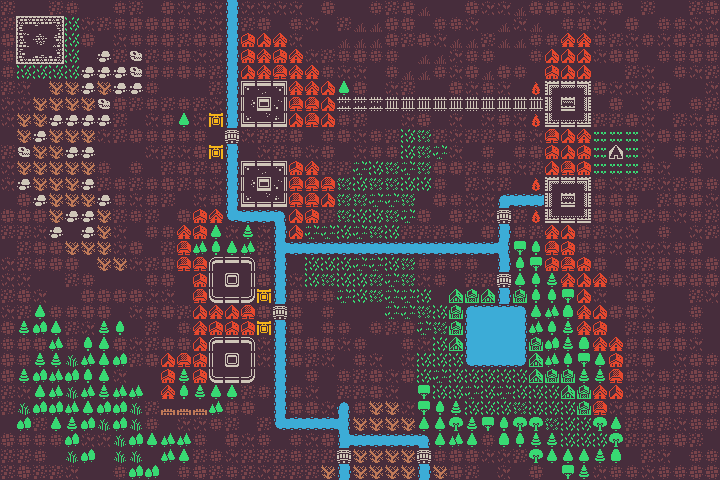

Below is a game level as drawn by its tile map, then a one-line description and the .tmx file that defines it, in full:
An orthogonal 45x30 tile map with 16x16 px tiles, 1 tile layer (worldMap).

<map version="1.2" tiledversion="1.3.4" orientation="orthogonal" renderorder="right-down" width="45" height="30" tilewidth="16" tileheight="16" infinite="0" nextlayerid="2" nextobjectid="1">
 <editorsettings>
  <export target="tilemap01.json" format="json" />
 </editorsettings>
 <tileset firstgid="1" name="kenney_colored_packed" tilewidth="16" tileheight="16" tilecount="1056" columns="48">
  <image source="colored_packed.png" width="768" height="352" />
 </tileset>
 <layer id="1" name="worldMap" width="45" height="30">
  <data encoding="csv">
3,1,1,3,4,1,1,4,3,1,5,2,4,2,201,2,2,2,2,1,5,1,1,4,3,5,118,1,1,5,2,2,118,5,5,5,2,4,5,1,3,1,1,3,5,
3,19,20,21,8,2,3,4,5,5,5,4,2,2,201,3,5,1,4,2,1,3,118,118,5,5,1,4,4,2,1,118,2,118,1,4,5,2,1,5,1,4,4,2,2,
5,67,68,69,8,5,1,2,4,4,5,3,5,5,201,914,913,962,2,1,1,118,118,118,5,3,5,2,118,118,3,118,118,4,4,962,962,4,3,2,4,2,5,3,5,
4,115,116,117,8,1,102,3,610,3,4,5,2,2,201,914,962,914,962,2,3,4,5,4,4,1,118,118,2,4,4,1,1,4,913,913,913,2,5,5,1,4,4,5,4,
4,8,8,8,8,102,102,102,610,5,4,5,4,3,201,913,962,961,962,962,4,2,2,1,4,118,118,4,2,5,118,5,4,1,914,913,913,1,1,3,2,1,4,2,3,
3,2,1,103,103,102,103,102,102,4,1,1,1,3,201,785,786,787,962,962,913,49,5,1,2,3,1,1,5,2,4,2,1,496,641,642,643,5,2,2,2,4,1,1,2,
2,2,103,103,103,103,610,5,3,4,3,4,3,2,201,833,834,835,961,961,913,151,151,151,150,150,150,150,150,150,150,150,150,150,689,690,691,1,5,1,2,5,1,4,3,
2,103,103,102,102,102,102,3,1,2,4,49,2,552,201,881,882,883,913,961,913,4,3,1,1,2,5,1,2,1,2,4,2,496,737,738,739,3,3,5,2,1,3,2,4,
1,103,102,103,103,103,2,3,5,4,5,4,4,1,199,2,3,3,5,1,4,5,2,4,3,8,7,3,2,3,3,5,4,2,961,913,962,302,302,302,2,5,4,4,3,
3,610,103,103,102,102,1,1,1,2,3,2,5,552,201,1,2,3,4,2,5,1,2,4,4,8,7,6,2,1,4,1,4,5,914,913,914,302,963,302,2,1,4,4,2,
2,103,103,103,103,103,4,1,4,1,3,5,3,4,201,785,786,787,914,962,3,3,6,8,7,6,7,5,5,3,4,5,2,3,913,961,914,302,302,302,4,2,1,4,1,
2,102,103,103,103,102,3,4,3,4,5,3,4,2,201,833,834,835,961,961,961,7,8,7,7,8,8,4,1,3,2,3,1,496,641,642,643,4,2,3,3,2,3,5,4,
1,5,102,103,103,103,102,4,2,4,3,1,2,4,201,881,882,883,961,961,913,7,7,6,6,7,1,5,4,2,2,202,2684354761,2684354761,689,690,691,4,5,4,1,3,5,5,2,
5,5,5,103,102,102,103,3,4,3,1,5,914,962,1610612938,2684354761,2684354761,2684354762,913,914,3,7,8,8,7,6,5,1,5,3,2,199,3,496,737,738,739,5,5,5,3,4,2,4,3,
3,3,2,102,1,102,103,2,1,4,4,962,914,49,2,50,2,201,913,6,6,8,6,7,8,3,3,3,5,1,5,201,4,3,962,913,5,3,2,2,1,4,1,2,3,
1,3,5,5,103,103,103,2,5,1,3,961,100,51,49,100,3,203,2684354761,2684354761,2684354761,2684354761,2684354761,2684354761,2684354761,2684354761,2684354761,2684354761,2684354761,2684354761,2684354761,3221225675,54,51,961,914,4,4,2,2,2,2,4,5,1,
2,3,4,5,5,1,103,103,2,3,5,961,961,929,930,931,5,201,1,8,8,8,6,6,8,7,4,4,4,4,1,201,51,54,914,961,914,5,1,5,3,5,4,4,5,
2,2,1,1,3,4,1,1,1,4,5,1,914,977,978,979,5,201,2,8,7,8,8,7,6,7,2,4,1,3,3,199,49,51,50,962,913,962,5,2,3,4,5,5,5,
3,5,2,1,1,5,5,5,5,2,2,1,961,1025,1026,1027,552,201,5,4,4,6,8,7,6,6,8,1,500,499,500,201,499,51,51,54,913,2,1,4,5,1,1,3,2,
2,3,49,4,4,5,5,1,2,4,5,3,913,962,913,961,5,199,4,1,4,1,1,1,6,6,7,8,499,251,2684354810,2684354810,2684354811,49,100,53,962,913,5,5,2,1,1,4,1,
5,50,52,49,3,2,50,51,1,3,1,4,962,914,914,914,552,201,5,1,4,4,1,4,3,5,6,7,499,250,249,249,3221225722,100,51,50,962,914,1,3,4,4,4,4,1,
4,5,5,100,4,51,49,5,2,3,5,5,913,929,930,931,2,201,5,5,5,2,4,1,1,4,2,8,500,250,249,249,3221225722,499,52,50,53,962,962,4,4,5,5,2,1,
5,4,50,50,97,100,49,52,3,5,913,961,914,977,978,979,2,201,5,3,2,1,4,2,1,2,8,8,8,1610612987,1610612986,1610612986,3221225723,500,100,51,54,49,914,3,5,1,2,5,4,
5,50,52,100,52,51,49,2,1,1,914,50,914,1025,1026,1027,1,201,1,4,1,4,3,5,2,5,8,6,8,8,8,8,8,500,499,499,50,50,961,4,2,4,3,5,4,
3,2,49,100,97,100,50,100,100,1,962,51,50,49,49,3,4,201,4,2,1,3,3,5,2,1,54,8,8,6,8,6,8,8,8,500,499,962,913,2,3,4,3,3,3,
3,97,52,52,100,49,52,52,97,3,145,145,145,100,5,5,1,201,5,5,2,205,4,103,103,2,54,51,50,8,8,8,7,8,8,8,499,961,2,5,4,5,4,5,4,
1,52,3,49,50,52,97,52,97,4,1,2,2,4,3,1,3,1610612938,1610612937,1610612937,1610612937,3221225675,103,103,103,103,49,49,101,50,54,51,101,101,7,8,8,101,49,3,4,3,2,4,4,
5,4,4,4,52,2,2,97,52,49,100,100,4,1,5,2,4,1,4,2,5,203,2684354761,2684354761,2684354761,2684354761,2684354762,49,100,49,4,53,51,50,50,8,8,8,101,3,3,4,5,3,1,
3,3,4,1,97,52,1,97,97,1,100,49,3,4,2,3,3,3,4,3,3,199,103,103,103,103,199,4,5,5,2,2,3,101,49,49,49,50,53,1,3,2,1,4,4,
3,5,3,3,2,1,1,4,52,52,1,4,5,3,4,3,2,3,3,3,103,201,103,103,103,103,201,103,5,3,1,2,1,5,1,54,50,2,4,4,2,4,4,5,5
</data>
 </layer>
</map>
